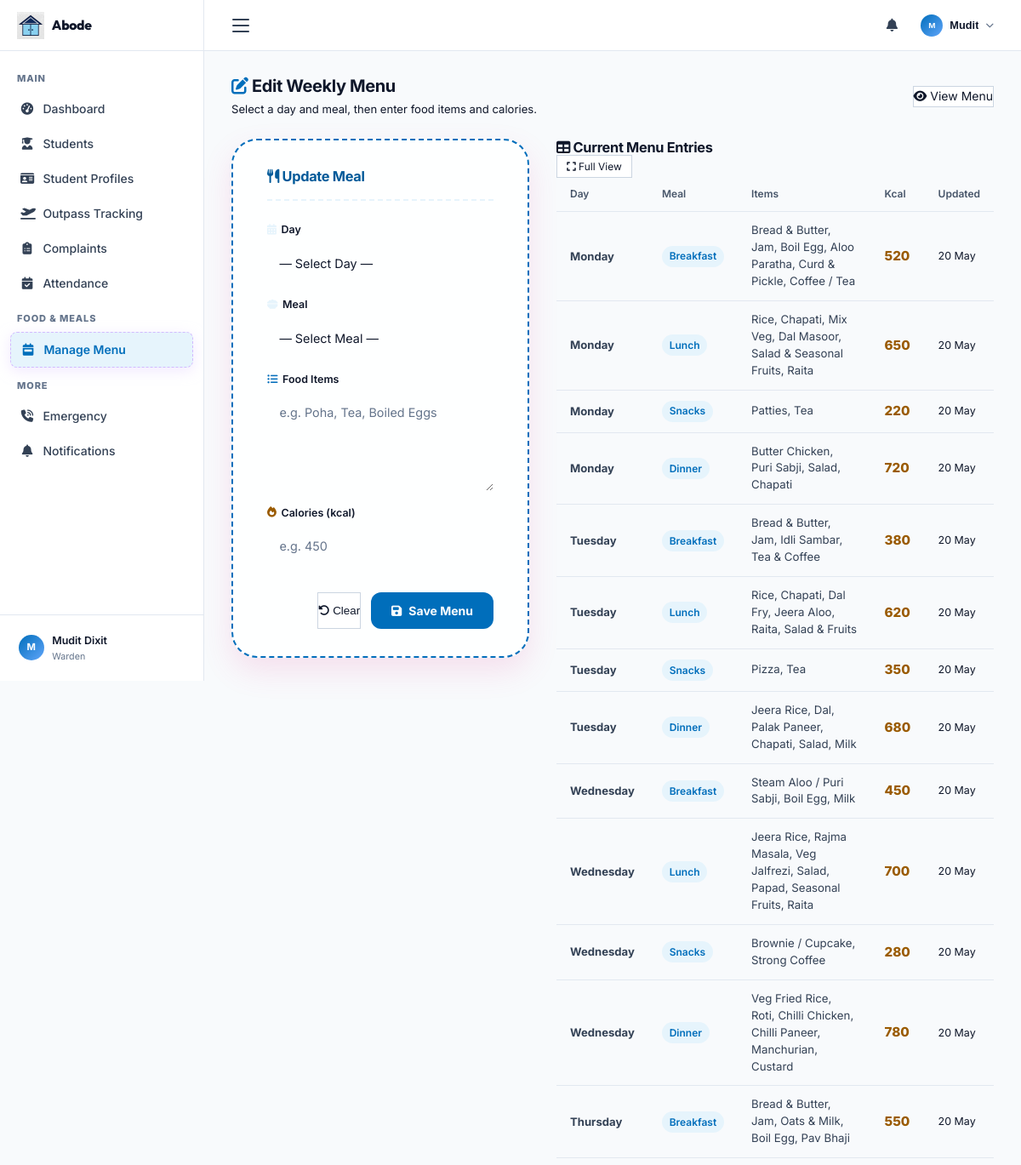
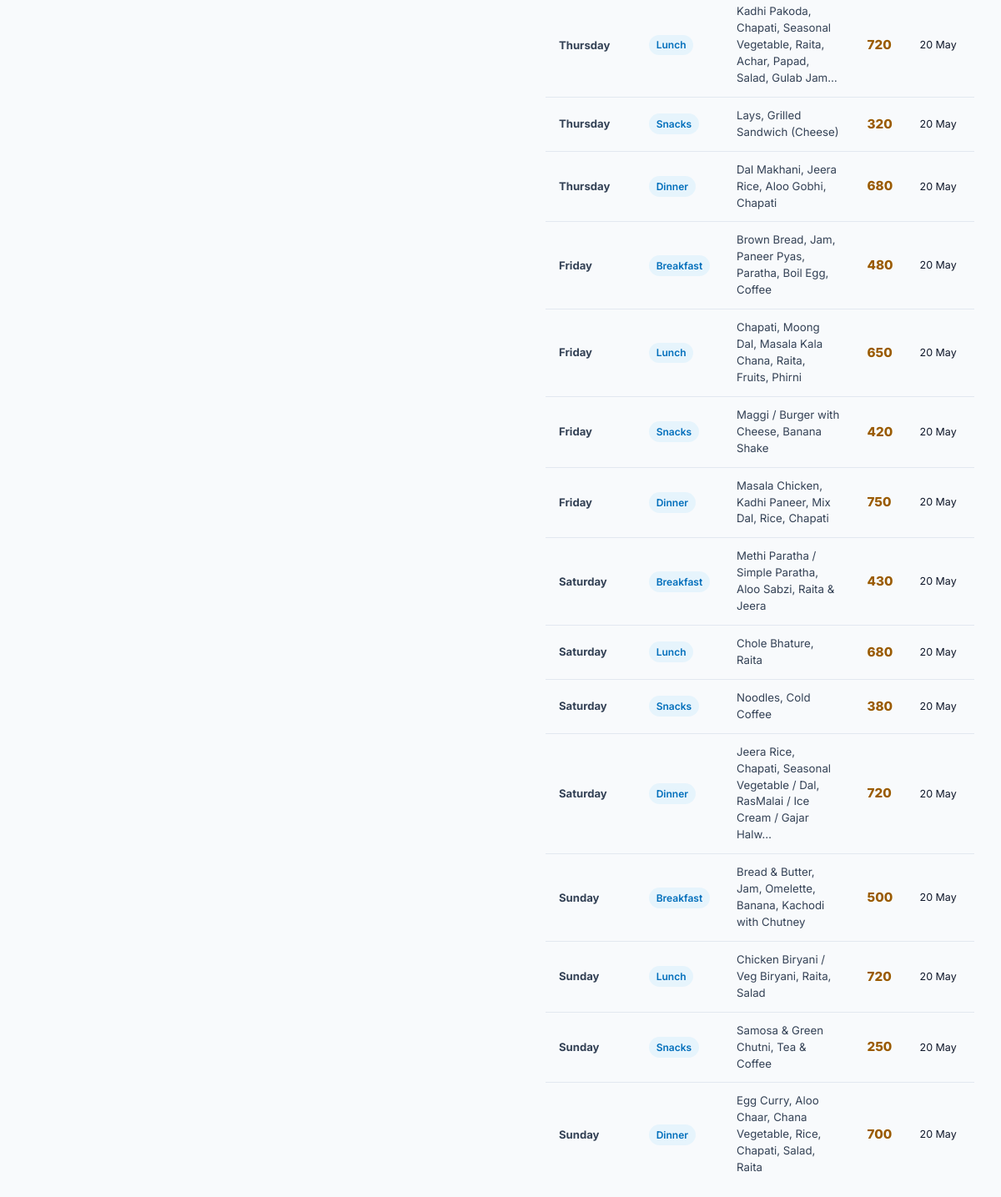
The app's page /menu/edit (signed in) with its own data (2 pictures, top to bottom).
### tables this page shows
CREATE TABLE hostel_menu (
    id INTEGER PRIMARY KEY AUTOINCREMENT,
    day_id INTEGER NOT NULL,
    meal_id INTEGER NOT NULL,
    items TEXT NOT NULL,
    calories INTEGER DEFAULT 0,
    updated_at TIMESTAMP DEFAULT CURRENT_TIMESTAMP,
    FOREIGN KEY (day_id) REFERENCES menu_days (id) ON DELETE CASCADE,
    FOREIGN KEY (meal_id) REFERENCES meal_types (id) ON DELETE CASCADE,
    UNIQUE(day_id, meal_id)
);

CREATE TABLE menu_days (
    id INTEGER PRIMARY KEY AUTOINCREMENT,
    day TEXT NOT NULL UNIQUE,
    display_order INTEGER NOT NULL
);

CREATE TABLE meal_types (
    id INTEGER PRIMARY KEY AUTOINCREMENT,
    meal TEXT NOT NULL UNIQUE,
    display_order INTEGER NOT NULL
);

### routes/menu.py (the view)
@bp.route('/edit')
@warden_required
def edit_menu():
    cursor = get_cursor()
    cursor.execute('SELECT * FROM menu_days ORDER BY display_order')
    days = cursor.fetchall()
    cursor.execute('SELECT * FROM meal_types ORDER BY display_order')
    meals = cursor.fetchall()
    cursor.execute('''
        SELECT
            md.day,   md.id AS day_id,
            mt.meal,  mt.id AS meal_id,
            hm.items, hm.calories, hm.updated_at
        FROM hostel_menu hm
        JOIN menu_days  md ON hm.day_id  = md.id
        JOIN meal_types mt ON hm.meal_id = mt.id
        ORDER BY md.display_order, mt.display_order
    ''')
    existing_menu = cursor.fetchall()
    return render_template('menu_edit.html', days=days, meals=meals, existing_menu=existing_menu)

### app.py (called while the page is built, shortened)
@app.template_filter('datefmt')
def datefmt_filter(value, fmt='%d %b %Y'):
    if value is None:
        return '-'
    if isinstance(value, str):
        for parse_fmt in ['%Y-%m-%d %H:%M:%S', '%Y-%m-%d']:
            try:
                return datetime.strptime(value, parse_fmt).strftime(fmt)
            except ValueError:
                continue
        return value  # Return raw string if parsing fails
    try:
        return value.strftime(fmt)
    except Exception:
        return str(value)

@app.before_request
def cleanup_expired_notifications():
    if 'user_id' in session:
        from services.db import get_cursor, commit_db
        try:
            cursor = get_cursor()
            cursor.execute("""
                DELETE FROM notifications
                WHERE (title LIKE '%Hot Water Complaint%' OR title LIKE '%Cold Water Complaint%')
                  AND datetime(created_at) < datetime('now', '-5 hours')
            """)
            commit_db()
        except Exception:
            pass

@app.context_processor
def inject_unread_count():
    if 'user_id' in session:
        from services.db import get_cursor
        uid = session['user_id']
        try:
            cursor = get_cursor()
            cursor.execute("""
                SELECT COUNT(*) AS cnt FROM notifications
                WHERE (user_id = ? OR user_id IS NULL) AND is_read = 0
            """, (uid,))
            result = cursor.fetchone()
            return {'unread_count': result['cnt'] if result else 0}
        except Exception:
            return {'unread_count': 0}
    return {'unread_count': 0}

@app.context_processor
def inject_sos_contact():
    return {'sos_phone': '9876543210', 'sos_name': 'Warden Mudit'}

### routes/menu.py (called while the page is built)
def warden_required(f):
    @wraps(f)
    def decorated(*args, **kwargs):
        if 'user_id' not in session:
            flash('Please log in to continue.', 'warning')
            return redirect(url_for('auth.login'))
        if session.get('role') != 'warden':
            flash('Access denied. Warden privileges required.', 'error')
            return redirect(url_for('student.dashboard'))
        return f(*args, **kwargs)
    return decorated

### services/db.py (called while the page is built)
def get_db():
    if 'db' not in g:
        g.db = sqlite3.connect(Config.DB_PATH)
        g.db.row_factory = sqlite3.Row   # Access columns by name like a dict
        g.db.execute("PRAGMA foreign_keys = ON")
    return g.db

def get_cursor(dictionary=True):
    db = get_db()
    return db.cursor()

### templates/menu_edit.html (shortened to what this page needs)
{% extends "base.html" %}
{% block content %}
<div class="dashboard-header fade-in">
    <div style="display:flex;align-items:center;justify-content:space-between;flex-wrap:wrap;gap:1rem;">
        <div>
            <h1><i class="fas fa-pen-to-square" style="color:var(--primary)"></i> Edit Weekly Menu</h1>
            <p style="color:var(--text-muted);margin-top:.25rem;">Select a day and meal, then enter food items and calories.</p>
        </div>
        <a href="{{ url_for('menu.view_menu') }}" class="btn-outline">
            <i class="fas fa-eye"></i> View Menu
        </a>
    </div>
</div>
<div class="menu-layout fade-in fade-in-2">
    <div class="dash-section fade-in fade-in-2" style="border: 2px dashed var(--primary); border-radius: 30px; padding: 2rem 2.5rem; background: rgba(255,255,255,0.85); backdrop-filter: blur(12px); box-shadow: 0 15px 35px rgba(236,72,153,0.15);">
        <div class="section-header" style="border-bottom: 2px dashed var(--primary-light); padding-bottom: 1rem; margin-bottom: 1.5rem;">
            <h3 style="color: var(--primary-dark);"><i class="fas fa-utensils"></i> Update Meal</h3>
        </div>
        <form method="POST" action="{{ url_for('menu.update_menu') }}" class="menu-edit-form">
            <div class="form-group">
                <label for="day_id"><i class="fas fa-calendar-days" style="color: var(--abode-lavender);"></i> Day</label>
                <select name="day_id" id="day_id" required onchange="prefillMenu()">
                    <option value="">— Select Day —</option>
                </select>
            </div>
            <div class="form-group">
                <label for="meal_id"><i class="fas fa-bowl-food" style="color: var(--abode-mint);"></i> Meal</label>
                <select name="meal_id" id="meal_id" required onchange="prefillMenu()">
                    <option value="">— Select Meal —</option>
                </select>
            </div>
            <div class="form-group">
                <label for="items"><i class="fas fa-list-ul" style="color: var(--abode-pink);"></i> Food Items</label>
                <textarea name="items" id="items" rows="4"
                    placeholder="e.g. Poha, Tea, Boiled Eggs" required></textarea>
            </div>
            <div class="form-group">
                <label for="calories"><i class="fas fa-fire" style="color: var(--orange-text);"></i> Calories (kcal)</label>
                <input type="number" name="calories" id="calories" min="0" placeholder="e.g. 450">
            </div>
            <div class="form-actions" style="margin-top:.5rem;">
                <button type="reset" class="btn-outline" onclick="clearForm()">
                    <i class="fas fa-rotate-left"></i> Clear
                </button>
                <button type="submit" class="abode-btn-primary" style="background: var(--primary); color: white; border: none; padding: 0.8rem 1.5rem; border-radius: 12px; font-weight: 700; cursor: pointer; display: flex; align-items: center; gap: 0.5rem; transition: transform 0.2s;">
                    <i class="fas fa-floppy-disk"></i> Save Menu
                </button>
            </div>
        </form>
    </div>
    <div class="dash-section fade-in fade-in-3" style="overflow-x:auto;">
        <div class="section-header">
            <h3><i class="fas fa-table"></i> Current Menu Entries</h3>
            <a href="{{ url_for('menu.view_menu') }}" class="btn-outline btn-sm">
                <i class="fas fa-expand"></i> Full View
            </a>
        </div>
        {% if existing_menu %}
        <div class="table-wrapper">
            <table class="data-table">
                <thead>
                    <tr>
                        <th>Day</th>
                        <th>Meal</th>
                        <th>Items</th>
                        <th>Kcal</th>
                        <th>Updated</th>
                    </tr>
                </thead>
                <tbody>
                    {% for row in existing_menu %}
                    <tr>
                        <td><strong style="color:var(--accent)">{{ row.day }}</strong></td>
                        <td><span class="tag">{{ row.meal }}</span></td>
                        <td style="max-width:220px; font-size:.83rem; line-height:1.5;">
                            {{ row.items[:80] }}{% if row.items|length > 80 %}…{% endif %}
                        </td>
                        <td>
                            {% if row.calories %}
                            <span style="color:var(--orange-text);font-weight:800;font-size:0.95rem;">{{ row.calories }}</span>
                            {% else %}-{% endif %}
                        </td>
                        <td style="font-size:.78rem;color:var(--text-muted);">
                            {{ row.updated_at|datefmt('%d %b') if row.updated_at else '—' }}
                        </td>
                    </tr>
                    {% endfor %}
                </tbody>
            </table>
        </div>
        {% else %}
        <p class="empty-msg">No menu entries yet — use the form to add meals.</p>
        {% endif %}
    </div>
</div>
{% endblock %}

### static/css/style.css (style rules this page uses)
*, *::before, *::after { box-sizing: border-box; margin: 0; padding: 0; }
:root { --sidebar-w: 240px; --topbar-h: 60px; --bg: #F8FAFC; --bg-card: #FFFFFF; --sidebar-bg: #FFFFFF; --topbar-bg: #FFFFFF; --primary: #006EBB; --primary-dark: #005A99; --primary-light: #E6F4FC; --primary-glow: rgba(0, 110, 187, 0.18); --text: #0F172A; --text-2: #334155; --text-3: #64748B; --text-inv: #FFFFFF; --border: #E2E8F0; --border-2: #F1F5F9; --divider: #E2E8F0; --abode-pink: #006EBB; --abode-lavender: #E6F4FC; --abode-mint: #E6F4FC; --abode-beige: #FFE3BB; --green: #15803D; --green-soft: #DCFCE7; --green-text: #166534; --red: #B91C1C; --red-soft: #FEE2E2; --red-text: #B91C1C; --orange: #FFCB72; --orange-soft: #FFF4DE; --orange-text: #9A5B00; --blue: #30A0E0; --blue-soft: #E6F4FC; --blue-text: #006EBB; --shadow-xs: 0 1px 2px rgba(0,0,0,.03); --shadow-sm: 0 4px 12px rgba(0,0,0,.04); --shadow: 0 8px 24px rgba(0,0,0,.06); --shadow-md: 0 12px 32px rgba(0,0,0,.08); --shadow-lg: 0 20px 48px rgba(0,0,0,.1); --r-sm: 8px; --r: 10px; --r-lg: 12px; --r-xl: 16px; --r-full: 9999px; }
html { scroll-behavior: smooth; }
body { font-family: 'Inter', system-ui, -apple-system, sans-serif; background: var(--bg); color: var(--text); line-height: 1.6; min-height: 100vh; overflow-x: hidden; font-size: 14px; }
a { color: var(--primary); text-decoration: none; transition: color .15s; }
h1,h2,h3,h4,h5 { font-family: 'Outfit', sans-serif; color: var(--text); line-height: 1.3; }
.btn-outline { background: #fff; color: var(--text); border: 1.5px solid var(--border); }
.btn-sm { padding: .3rem .7rem; font-size: .75rem; }
.btn-primary-compat, button[type="submit"] { display: inline-flex; align-items: center; gap: .4rem; padding: .55rem 1.1rem; border-radius: var(--r-sm); font-size: .83rem; font-weight: 600; font-family: inherit; cursor: pointer; border: none; background: var(--primary); color: #fff; transition: all .18s; box-shadow: 0 1px 3px rgba(37,99,235,.3); }
.table-wrapper { overflow-x: auto; }
.data-table { width: 100%; border-collapse: collapse; font-size: .82rem; }
.data-table thead th { background: var(--bg); padding: .7rem 1rem; text-align: left; font-size: .7rem; font-weight: 600; color: var(--text-2); text-transform: uppercase; letter-spacing: .6px; border-bottom: 1px solid var(--border); white-space: nowrap; }
.data-table tbody td { padding: .75rem 1rem; color: var(--text-2); border-bottom: 1px solid var(--divider); vertical-align: middle; }
.data-table tbody tr:last-child td { border-bottom: none; }
.data-table tbody tr { transition: background .12s; }
.tag { display: inline-block; padding: .18rem .55rem; border-radius: var(--r-full); background: var(--primary-light); color: var(--primary); font-size: .68rem; font-weight: 600; text-transform: capitalize; }
.form-group { display: flex; flex-direction: column; gap: .4rem; }
.form-group label { font-size: .78rem; font-weight: 600; color: var(--text); display: flex; align-items: center; gap: .35rem; }
.form-group label i { color: var(--text-3); font-size: .78rem; }
.form-group input, .form-group select, .form-group textarea { width: 100%; padding: .6rem .85rem; border: 1.5px solid var(--border); border-radius: var(--r-sm); font-size: .84rem; font-family: inherit; color: var(--text); background: #fff; transition: all .18s; outline: none; }
.form-group input::placeholder, .form-group textarea::placeholder { color: var(--text-3); }
.form-group select { appearance: none; background-repeat: no-repeat; background-position: right .75rem center; background-size: 1rem; padding-right: 2.5rem; cursor: pointer; }
.form-group select option { background: #fff; }
.form-actions { display: flex; gap: .75rem; justify-content: flex-end; padding-top: .5rem; }
.dashboard-header { margin-bottom: 1.5rem; }
.dashboard-header h1 { font-size: 1.25rem; font-weight: 700; }
.dashboard-header p { font-size: .82rem; color: var(--text-2); margin-top: .2rem; }
.fade-in { animation: fadeInUp .4s ease both; }
.fade-in-2 { animation-delay: .1s; }
.fade-in-3 { animation-delay: .15s; }
html, body { max-width: 100%; }

### records on screen
hostel_menu: day "Monday", meal "Breakfast", items "Bread & Butter, Jam, Boil Egg, Aloo Paratha, Curd & Pickle, Coffee / Tea", calories "520", updated_at "20 May"
hostel_menu: day "Monday", meal "Lunch", items "Rice, Chapati, Mix Veg, Dal Masoor, Salad & Seasonal Fruits, Raita", calories "650", updated_at "20 May"
hostel_menu: day "Monday", meal "Snacks", items "Patties, Tea", calories "220", updated_at "20 May"
hostel_menu: day "Monday", meal "Dinner", items "Butter Chicken, Puri Sabji, Salad, Chapati", calories "720", updated_at "20 May"
hostel_menu: day "Tuesday", meal "Breakfast", items "Bread & Butter, Jam, Idli Sambar, Tea & Coffee", calories "380", updated_at "20 May"
hostel_menu: day "Tuesday", meal "Lunch", items "Rice, Chapati, Dal Fry, Jeera Aloo, Raita, Salad & Fruits", calories "620", updated_at "20 May"
hostel_menu: day "Tuesday", meal "Snacks", items "Pizza, Tea", calories "350", updated_at "20 May"
hostel_menu: day "Tuesday", meal "Dinner", items "Jeera Rice, Dal, Palak Paneer, Chapati, Salad, Milk", calories "680", updated_at "20 May"
hostel_menu: day "Wednesday", meal "Breakfast", items "Steam Aloo / Puri Sabji, Boil Egg, Milk", calories "450", updated_at "20 May"
hostel_menu: day "Wednesday", meal "Lunch", items "Jeera Rice, Rajma Masala, Veg Jalfrezi, Salad, Papad, Seasonal Fruits, Raita", calories "700", updated_at "20 May"
hostel_menu: day "Wednesday", meal "Snacks", items "Brownie / Cupcake, Strong Coffee", calories "280", updated_at "20 May"
hostel_menu: day "Wednesday", meal "Dinner", items "Veg Fried Rice, Roti, Chilli Chicken, Chilli Paneer, Manchurian, Custard", calories "780", updated_at "20 May"
hostel_menu: day "Thursday", meal "Breakfast", items "Bread & Butter, Jam, Oats & Milk, Boil Egg, Pav Bhaji", calories "550", updated_at "20 May"
hostel_menu: day "Thursday", meal "Lunch", items "Kadhi Pakoda, Chapati, Seasonal Vegetable, Raita, Achar, Papad, Salad, Gulab Jam", calories "720", updated_at "20 May"
hostel_menu: day "Thursday", meal "Snacks", items "Lays, Grilled Sandwich (Cheese)", calories "320", updated_at "20 May"
hostel_menu: day "Thursday", meal "Dinner", items "Dal Makhani, Jeera Rice, Aloo Gobhi, Chapati", calories "680", updated_at "20 May"
hostel_menu: day "Friday", meal "Breakfast", items "Brown Bread, Jam, Paneer Pyas, Paratha, Boil Egg, Coffee", calories "480", updated_at "20 May"
hostel_menu: day "Friday", meal "Lunch", items "Chapati, Moong Dal, Masala Kala Chana, Raita, Fruits, Phirni", calories "650", updated_at "20 May"
hostel_menu: day "Friday", meal "Snacks", items "Maggi / Burger with Cheese, Banana Shake", calories "420", updated_at "20 May"
hostel_menu: day "Friday", meal "Dinner", items "Masala Chicken, Kadhi Paneer, Mix Dal, Rice, Chapati", calories "750", updated_at "20 May"
hostel_menu: day "Saturday", meal "Breakfast", items "Methi Paratha / Simple Paratha, Aloo Sabzi, Raita & Jeera", calories "430", updated_at "20 May"
hostel_menu: day "Saturday", meal "Lunch", items "Chole Bhature, Raita", calories "680", updated_at "20 May"
hostel_menu: day "Saturday", meal "Snacks", items "Noodles, Cold Coffee", calories "380", updated_at "20 May"
hostel_menu: day "Saturday", meal "Dinner", items "Jeera Rice, Chapati, Seasonal Vegetable / Dal, RasMalai / Ice Cream / Gajar Halw", calories "720", updated_at "20 May"
hostel_menu: day "Sunday", meal "Breakfast", items "Bread & Butter, Jam, Omelette, Banana, Kachodi with Chutney", calories "500", updated_at "20 May"
hostel_menu: day "Sunday", meal "Lunch", items "Chicken Biryani / Veg Biryani, Raita, Salad", calories "720", updated_at "20 May"
hostel_menu: day "Sunday", meal "Snacks", items "Samosa & Green Chutni, Tea & Coffee", calories "250", updated_at "20 May"
hostel_menu: day "Sunday", meal "Dinner", items "Egg Curry, Aloo Chaar, Chana Vegetable, Rice, Chapati, Salad, Raita", calories "700", updated_at "20 May"

### other values on screen
{{ (session.full_name or 'U')[:1].upper() }} "M"
{{ session.full_name }} "Mudit Dixit"
{{ session.role }} "Warden"
{{ (session.full_name or '').split()[0] }} "Mudit"
